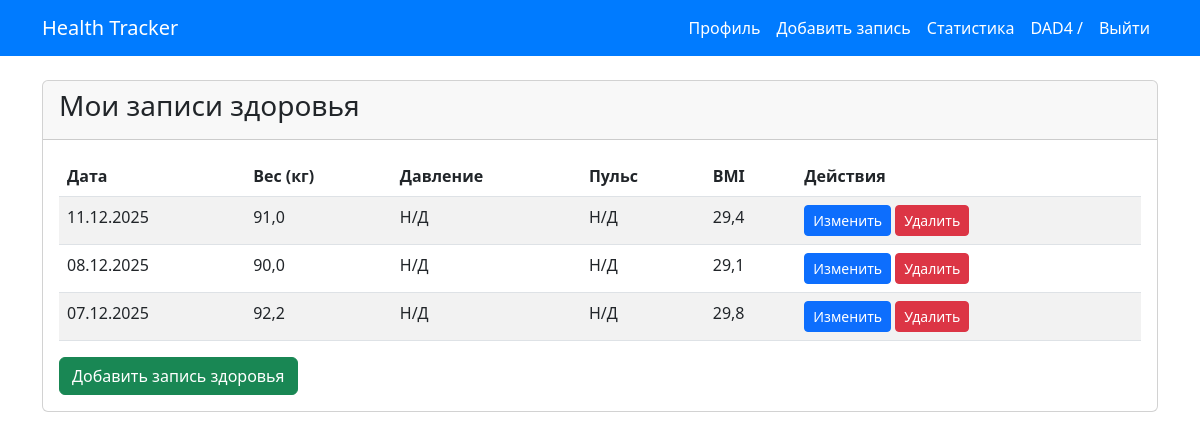
/weight/ (signed in), run on an earlier commit of the app's database.
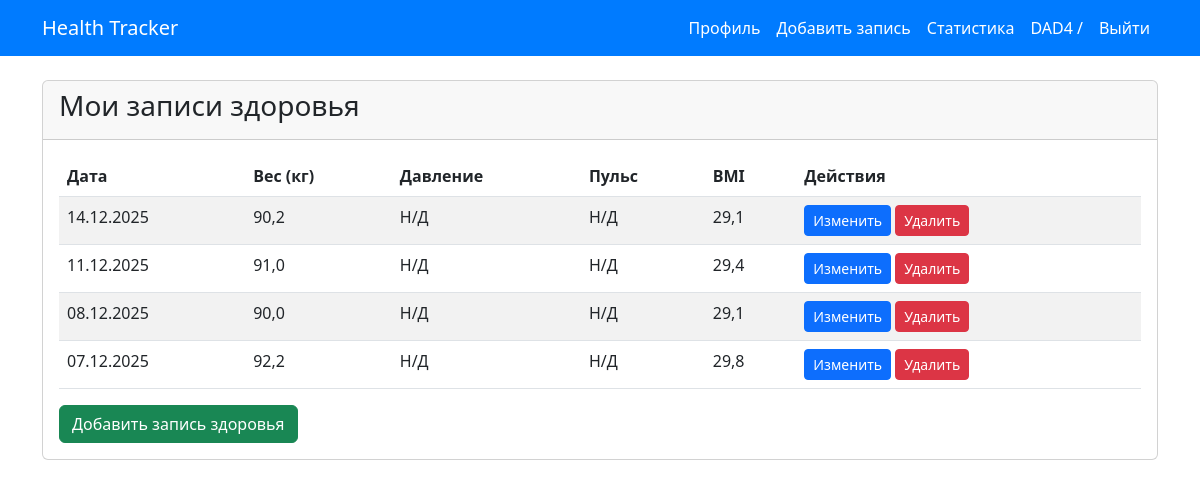
And on a later commit of the database.
### users/models.py (models this page shows, shortened)
class CustomUser(AbstractUser):
    email = models.EmailField(unique=True)
    first_name = models.CharField(max_length=30, blank=True)  # Оставляем только имя
    last_name = models.CharField(max_length=30, blank=True)   # Убираем фамилию из обязательных полей

class UserProfile(models.Model):
    GENDER_CHOICES = [
        ('M', 'Мужской'),
        ('F', 'Женский'),
    ]
    user = models.OneToOneField(CustomUser, on_delete=models.CASCADE, related_name='profile')
    date_of_birth = models.DateField(null=True, blank=True)
    height = models.PositiveIntegerField(null=True, blank=True)  # Рост в сантиметрах
    gender = models.CharField(max_length=1, choices=GENDER_CHOICES, blank=True)

### tracker/models.py (models this page shows, shortened)
class WeightEntry(models.Model):
    user = models.ForeignKey(CustomUser, on_delete=models.CASCADE, related_name='weight_entries')
    weight = models.FloatField(null=True, blank=True)  # Вес в килограммах
    date = models.DateField(default=date.today, editable=True)
    systolic_pressure = models.IntegerField(null=True, blank=True)  # Систолическое давление
    diastolic_pressure = models.IntegerField(null=True, blank=True)  # Диастолическое давление
    pulse = models.IntegerField(null=True, blank=True)  # Пульс
    def calculate_bmi(self):
        if self.weight and hasattr(self.user, 'profile') and self.user.profile.height:
            height_m = self.user.profile.height / 100  # Переводим рост в метры
            return round(self.weight / (height_m ** 2), 1)
        return None

### tracker/views.py (the view)
# urls.py: path('weight/', tracker_views.WeightListView.as_view(), name='weight-list'),
class WeightListView(LoginRequiredMixin, ListView):
    model = WeightEntry
    template_name = 'tracker/weight_list.html'
    context_object_name = 'entries'
    def get_queryset(self):
        return WeightEntry.objects.filter(user=self.request.user).order_by('-date')

### templates/tracker/weight_list.html
{% extends 'base.html' %}
{% block content %}
<div class="row">
    <div class="col-md-12">
        <div class="card">
            <div class="card-header">
                <h3>Мои записи здоровья</h3>
            </div>
            <div class="card-body">
                {% if entries %}
                    <table class="table table-striped">
                        <thead>
                            <tr>
                                <th>Дата</th>
                                <th>Вес (кг)</th>
                                <th>Давление</th>
                                <th>Пульс</th>
                                <th>BMI</th>
                                <th>Действия</th>
                            </tr>
                        </thead>
                        <tbody>
                            {% for entry in entries %}
                            <tr>
                                <td>{{ entry.date|date:"d.m.Y" }}</td>
                                <td>
                                    {% if entry.weight %}
                                        {{ entry.weight }}
                                    {% else %}
                                        Н/Д
                                    {% endif %}
                                </td>
                                <td>
                                    {% if entry.systolic_pressure and entry.diastolic_pressure %}
                                        {{ entry.systolic_pressure }}/{{ entry.diastolic_pressure }}
                                    {% else %}
                                        Н/Д
                                    {% endif %}
                                </td>
                                <td>
                                    {% if entry.pulse %}
                                        {{ entry.pulse }}
                                    {% else %}
                                        Н/Д
                                    {% endif %}
                                </td>
                                <td>
                                    {% if entry.calculate_bmi %}
                                        {{ entry.calculate_bmi }}
                                    {% else %}
                                        Н/Д
                                    {% endif %}
                                </td>
                                <td>
                                    <a href="{% url 'weight-edit' entry.pk %}" class="btn btn-sm btn-primary">Изменить</a>
                                    <a href="{% url 'weight-delete' entry.pk %}" class="btn btn-sm btn-danger">Удалить</a>
                                </td>
                            </tr>
                            {% endfor %}
                        </tbody>
                    </table>
                {% else %}
                    <p>У вас пока нет записей о весе.</p>
                {% endif %}
                <a href="{% url 'add-weight' %}" class="btn btn-success">Добавить запись здоровья</a>
            </div>
        </div>
    </div>
</div>
{% endblock %}

### templates/base.html (shortened to what this page needs)
<!DOCTYPE html>
<html lang="ru">
<head>
    <link href="https://cdn.jsdelivr.net/npm/bootstrap@5.3.0/dist/css/bootstrap.min.css" rel="stylesheet">
</head>
<body>
    <nav class="navbar navbar-expand-lg navbar-dark fixed-top">
        <div class="container">
            <a class="navbar-brand" href="{% url 'home' %}">Health Tracker</a>
            <div class="collapse navbar-collapse" id="navbarNav">
                <ul class="navbar-nav ms-auto">
                    {% if user.is_authenticated %}
                        <li class="nav-item">
                            <a class="nav-link" href="{% url 'profile' %}">Профиль</a>
                        </li>
                        <li class="nav-item">
                            <a class="nav-link" href="{% url 'add-weight' %}">Добавить запись</a>
                        </li>
                        <li class="nav-item">
                            <a class="nav-link" href="{% url 'statistics' %}">Статистика</a>
                        </li>
                        <li class="nav-item">
                            <span class="nav-link"> {{ user.username }} / </span>
                        </li>
                        <li class="nav-item">
                            <a class="nav-link" href="{% url 'logout' %}">Выйти</a>
                        </li>
                    {% endif %}
                </ul>
            </div>
        </div>
    </nav>
    <div class="container mt-4">
        {% block content %}{% endblock %}
    </div>
</body>
</html>

### templates/base.html (style rules this page uses)
.navbar { background-color: #007bff !important; }
.navbar-brand, .nav-link { color: white !important; }
body { padding-top: 56px; }

What changed in the data, as far as the page shows it:
added WeightEntry: date "14.12.2025", weight "90,2", shows "Н/Д", calculate_bmi "29,1"
